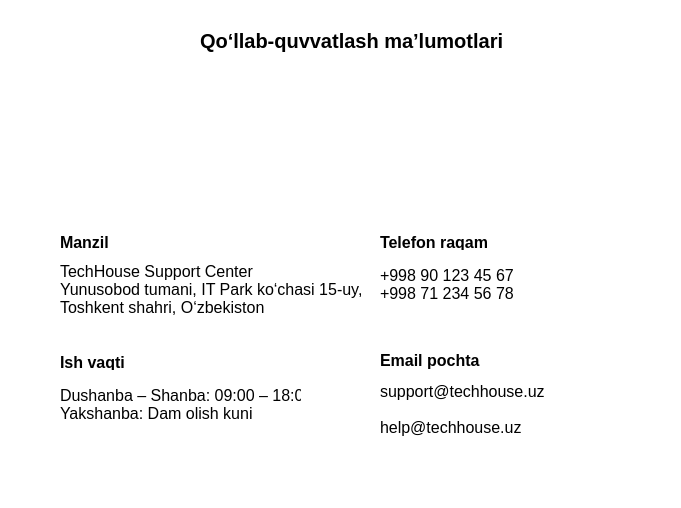
<?xml version="1.0" encoding="UTF-8"?>
<ui version="4.0">
 <class>MainWindow</class>
 <widget class="QMainWindow" name="MainWindow">
  <property name="geometry">
   <rect>
    <x>0</x>
    <y>0</y>
    <width>681</width>
    <height>508</height>
   </rect>
  </property>
  <property name="palette">
   <palette>
    <active>
     <colorrole role="WindowText">
      <brush brushstyle="SolidPattern">
       <color alpha="255">
        <red>0</red>
        <green>0</green>
        <blue>0</blue>
       </color>
      </brush>
     </colorrole>
     <colorrole role="Button">
      <brush brushstyle="SolidPattern">
       <color alpha="255">
        <red>255</red>
        <green>255</green>
        <blue>255</blue>
       </color>
      </brush>
     </colorrole>
     <colorrole role="Light">
      <brush brushstyle="SolidPattern">
       <color alpha="255">
        <red>255</red>
        <green>255</green>
        <blue>255</blue>
       </color>
      </brush>
     </colorrole>
     <colorrole role="Midlight">
      <brush brushstyle="SolidPattern">
       <color alpha="255">
        <red>255</red>
        <green>255</green>
        <blue>255</blue>
       </color>
      </brush>
     </colorrole>
     <colorrole role="Dark">
      <brush brushstyle="SolidPattern">
       <color alpha="255">
        <red>127</red>
        <green>127</green>
        <blue>127</blue>
       </color>
      </brush>
     </colorrole>
     <colorrole role="Mid">
      <brush brushstyle="SolidPattern">
       <color alpha="255">
        <red>170</red>
        <green>170</green>
        <blue>170</blue>
       </color>
      </brush>
     </colorrole>
     <colorrole role="Text">
      <brush brushstyle="SolidPattern">
       <color alpha="255">
        <red>0</red>
        <green>0</green>
        <blue>0</blue>
       </color>
      </brush>
     </colorrole>
     <colorrole role="BrightText">
      <brush brushstyle="SolidPattern">
       <color alpha="255">
        <red>255</red>
        <green>255</green>
        <blue>255</blue>
       </color>
      </brush>
     </colorrole>
     <colorrole role="ButtonText">
      <brush brushstyle="SolidPattern">
       <color alpha="255">
        <red>0</red>
        <green>0</green>
        <blue>0</blue>
       </color>
      </brush>
     </colorrole>
     <colorrole role="Base">
      <brush brushstyle="SolidPattern">
       <color alpha="255">
        <red>255</red>
        <green>255</green>
        <blue>255</blue>
       </color>
      </brush>
     </colorrole>
     <colorrole role="Window">
      <brush brushstyle="SolidPattern">
       <color alpha="255">
        <red>255</red>
        <green>255</green>
        <blue>255</blue>
       </color>
      </brush>
     </colorrole>
     <colorrole role="Shadow">
      <brush brushstyle="SolidPattern">
       <color alpha="255">
        <red>0</red>
        <green>0</green>
        <blue>0</blue>
       </color>
      </brush>
     </colorrole>
     <colorrole role="AlternateBase">
      <brush brushstyle="SolidPattern">
       <color alpha="255">
        <red>255</red>
        <green>255</green>
        <blue>255</blue>
       </color>
      </brush>
     </colorrole>
     <colorrole role="ToolTipBase">
      <brush brushstyle="SolidPattern">
       <color alpha="255">
        <red>255</red>
        <green>255</green>
        <blue>220</blue>
       </color>
      </brush>
     </colorrole>
     <colorrole role="ToolTipText">
      <brush brushstyle="SolidPattern">
       <color alpha="255">
        <red>0</red>
        <green>0</green>
        <blue>0</blue>
       </color>
      </brush>
     </colorrole>
     <colorrole role="PlaceholderText">
      <brush brushstyle="SolidPattern">
       <color alpha="127">
        <red>0</red>
        <green>0</green>
        <blue>0</blue>
       </color>
      </brush>
     </colorrole>
     <colorrole role="Accent">
      <brush brushstyle="SolidPattern">
       <color alpha="255">
        <red>255</red>
        <green>255</green>
        <blue>255</blue>
       </color>
      </brush>
     </colorrole>
    </active>
    <inactive>
     <colorrole role="WindowText">
      <brush brushstyle="SolidPattern">
       <color alpha="255">
        <red>0</red>
        <green>0</green>
        <blue>0</blue>
       </color>
      </brush>
     </colorrole>
     <colorrole role="Button">
      <brush brushstyle="SolidPattern">
       <color alpha="255">
        <red>255</red>
        <green>255</green>
        <blue>255</blue>
       </color>
      </brush>
     </colorrole>
     <colorrole role="Light">
      <brush brushstyle="SolidPattern">
       <color alpha="255">
        <red>255</red>
        <green>255</green>
        <blue>255</blue>
       </color>
      </brush>
     </colorrole>
     <colorrole role="Midlight">
      <brush brushstyle="SolidPattern">
       <color alpha="255">
        <red>255</red>
        <green>255</green>
        <blue>255</blue>
       </color>
      </brush>
     </colorrole>
     <colorrole role="Dark">
      <brush brushstyle="SolidPattern">
       <color alpha="255">
        <red>127</red>
        <green>127</green>
        <blue>127</blue>
       </color>
      </brush>
     </colorrole>
     <colorrole role="Mid">
      <brush brushstyle="SolidPattern">
       <color alpha="255">
        <red>170</red>
        <green>170</green>
        <blue>170</blue>
       </color>
      </brush>
     </colorrole>
     <colorrole role="Text">
      <brush brushstyle="SolidPattern">
       <color alpha="255">
        <red>0</red>
        <green>0</green>
        <blue>0</blue>
       </color>
      </brush>
     </colorrole>
     <colorrole role="BrightText">
      <brush brushstyle="SolidPattern">
       <color alpha="255">
        <red>255</red>
        <green>255</green>
        <blue>255</blue>
       </color>
      </brush>
     </colorrole>
     <colorrole role="ButtonText">
      <brush brushstyle="SolidPattern">
       <color alpha="255">
        <red>0</red>
        <green>0</green>
        <blue>0</blue>
       </color>
      </brush>
     </colorrole>
     <colorrole role="Base">
      <brush brushstyle="SolidPattern">
       <color alpha="255">
        <red>255</red>
        <green>255</green>
        <blue>255</blue>
       </color>
      </brush>
     </colorrole>
     <colorrole role="Window">
      <brush brushstyle="SolidPattern">
       <color alpha="255">
        <red>255</red>
        <green>255</green>
        <blue>255</blue>
       </color>
      </brush>
     </colorrole>
     <colorrole role="Shadow">
      <brush brushstyle="SolidPattern">
       <color alpha="255">
        <red>0</red>
        <green>0</green>
        <blue>0</blue>
       </color>
      </brush>
     </colorrole>
     <colorrole role="AlternateBase">
      <brush brushstyle="SolidPattern">
       <color alpha="255">
        <red>255</red>
        <green>255</green>
        <blue>255</blue>
       </color>
      </brush>
     </colorrole>
     <colorrole role="ToolTipBase">
      <brush brushstyle="SolidPattern">
       <color alpha="255">
        <red>255</red>
        <green>255</green>
        <blue>220</blue>
       </color>
      </brush>
     </colorrole>
     <colorrole role="ToolTipText">
      <brush brushstyle="SolidPattern">
       <color alpha="255">
        <red>0</red>
        <green>0</green>
        <blue>0</blue>
       </color>
      </brush>
     </colorrole>
     <colorrole role="PlaceholderText">
      <brush brushstyle="SolidPattern">
       <color alpha="127">
        <red>0</red>
        <green>0</green>
        <blue>0</blue>
       </color>
      </brush>
     </colorrole>
     <colorrole role="Accent">
      <brush brushstyle="SolidPattern">
       <color alpha="255">
        <red>255</red>
        <green>255</green>
        <blue>255</blue>
       </color>
      </brush>
     </colorrole>
    </inactive>
    <disabled>
     <colorrole role="WindowText">
      <brush brushstyle="SolidPattern">
       <color alpha="255">
        <red>127</red>
        <green>127</green>
        <blue>127</blue>
       </color>
      </brush>
     </colorrole>
     <colorrole role="Button">
      <brush brushstyle="SolidPattern">
       <color alpha="255">
        <red>255</red>
        <green>255</green>
        <blue>255</blue>
       </color>
      </brush>
     </colorrole>
     <colorrole role="Light">
      <brush brushstyle="SolidPattern">
       <color alpha="255">
        <red>255</red>
        <green>255</green>
        <blue>255</blue>
       </color>
      </brush>
     </colorrole>
     <colorrole role="Midlight">
      <brush brushstyle="SolidPattern">
       <color alpha="255">
        <red>255</red>
        <green>255</green>
        <blue>255</blue>
       </color>
      </brush>
     </colorrole>
     <colorrole role="Dark">
      <brush brushstyle="SolidPattern">
       <color alpha="255">
        <red>127</red>
        <green>127</green>
        <blue>127</blue>
       </color>
      </brush>
     </colorrole>
     <colorrole role="Mid">
      <brush brushstyle="SolidPattern">
       <color alpha="255">
        <red>170</red>
        <green>170</green>
        <blue>170</blue>
       </color>
      </brush>
     </colorrole>
     <colorrole role="Text">
      <brush brushstyle="SolidPattern">
       <color alpha="255">
        <red>127</red>
        <green>127</green>
        <blue>127</blue>
       </color>
      </brush>
     </colorrole>
     <colorrole role="BrightText">
      <brush brushstyle="SolidPattern">
       <color alpha="255">
        <red>255</red>
        <green>255</green>
        <blue>255</blue>
       </color>
      </brush>
     </colorrole>
     <colorrole role="ButtonText">
      <brush brushstyle="SolidPattern">
       <color alpha="255">
        <red>127</red>
        <green>127</green>
        <blue>127</blue>
       </color>
      </brush>
     </colorrole>
     <colorrole role="Base">
      <brush brushstyle="SolidPattern">
       <color alpha="255">
        <red>255</red>
        <green>255</green>
        <blue>255</blue>
       </color>
      </brush>
     </colorrole>
     <colorrole role="Window">
      <brush brushstyle="SolidPattern">
       <color alpha="255">
        <red>255</red>
        <green>255</green>
        <blue>255</blue>
       </color>
      </brush>
     </colorrole>
     <colorrole role="Shadow">
      <brush brushstyle="SolidPattern">
       <color alpha="255">
        <red>0</red>
        <green>0</green>
        <blue>0</blue>
       </color>
      </brush>
     </colorrole>
     <colorrole role="AlternateBase">
      <brush brushstyle="SolidPattern">
       <color alpha="255">
        <red>255</red>
        <green>255</green>
        <blue>255</blue>
       </color>
      </brush>
     </colorrole>
     <colorrole role="ToolTipBase">
      <brush brushstyle="SolidPattern">
       <color alpha="255">
        <red>255</red>
        <green>255</green>
        <blue>220</blue>
       </color>
      </brush>
     </colorrole>
     <colorrole role="ToolTipText">
      <brush brushstyle="SolidPattern">
       <color alpha="255">
        <red>0</red>
        <green>0</green>
        <blue>0</blue>
       </color>
      </brush>
     </colorrole>
     <colorrole role="PlaceholderText">
      <brush brushstyle="SolidPattern">
       <color alpha="127">
        <red>127</red>
        <green>127</green>
        <blue>127</blue>
       </color>
      </brush>
     </colorrole>
     <colorrole role="Accent">
      <brush brushstyle="SolidPattern">
       <color alpha="255">
        <red>255</red>
        <green>255</green>
        <blue>255</blue>
       </color>
      </brush>
     </colorrole>
    </disabled>
   </palette>
  </property>
  <property name="windowTitle">
   <string>MainWindow</string>
  </property>
  <widget class="QWidget" name="centralwidget">
   <widget class="QLabel" name="label">
    <property name="geometry">
     <rect>
      <x>60</x>
      <y>254</y>
      <width>301</width>
      <height>71</height>
     </rect>
    </property>
    <property name="font">
     <font>
      <pointsize>12</pointsize>
     </font>
    </property>
    <property name="text">
     <string>TechHouse Support Center
Yunusobod tumani, IT Park ko‘chasi 15-uy,
Toshkent shahri, O‘zbekiston</string>
    </property>
   </widget>
   <widget class="QLabel" name="label_2">
    <property name="geometry">
     <rect>
      <x>380</x>
      <y>264</y>
      <width>151</width>
      <height>41</height>
     </rect>
    </property>
    <property name="font">
     <font>
      <pointsize>12</pointsize>
     </font>
    </property>
    <property name="text">
     <string>+998 90 123 45 67
+998 71 234 56 78</string>
    </property>
   </widget>
   <widget class="QLabel" name="label_3">
    <property name="geometry">
     <rect>
      <x>380</x>
      <y>374</y>
      <width>171</width>
      <height>71</height>
     </rect>
    </property>
    <property name="font">
     <font>
      <pointsize>12</pointsize>
     </font>
    </property>
    <property name="text">
     <string>support@techhouse.uz

help@techhouse.uz</string>
    </property>
   </widget>
   <widget class="QLabel" name="label_4">
    <property name="geometry">
     <rect>
      <x>60</x>
      <y>384</y>
      <width>241</width>
      <height>41</height>
     </rect>
    </property>
    <property name="font">
     <font>
      <pointsize>12</pointsize>
     </font>
    </property>
    <property name="text">
     <string>Dushanba – Shanba: 09:00 – 18:00
Yakshanba: Dam olish kuni</string>
    </property>
   </widget>
   <widget class="QLabel" name="label_5">
    <property name="geometry">
     <rect>
      <x>120</x>
      <y>74</y>
      <width>441</width>
      <height>121</height>
     </rect>
    </property>
    <property name="lineWidth">
     <number>0</number>
    </property>
    <property name="text">
     <string/>
    </property>
    <property name="pixmap">
     <pixmap>assets/logo.png</pixmap>
    </property>
   </widget>
   <widget class="QLabel" name="label_6">
    <property name="geometry">
     <rect>
      <x>60</x>
      <y>234</y>
      <width>49</width>
      <height>16</height>
     </rect>
    </property>
    <property name="font">
     <font>
      <pointsize>12</pointsize>
      <bold>true</bold>
     </font>
    </property>
    <property name="text">
     <string>Manzil</string>
    </property>
   </widget>
   <widget class="QLabel" name="label_7">
    <property name="geometry">
     <rect>
      <x>380</x>
      <y>234</y>
      <width>121</width>
      <height>16</height>
     </rect>
    </property>
    <property name="font">
     <font>
      <pointsize>12</pointsize>
      <bold>true</bold>
     </font>
    </property>
    <property name="text">
     <string>Telefon raqam</string>
    </property>
   </widget>
   <widget class="QLabel" name="label_8">
    <property name="geometry">
     <rect>
      <x>60</x>
      <y>354</y>
      <width>91</width>
      <height>16</height>
     </rect>
    </property>
    <property name="font">
     <font>
      <pointsize>12</pointsize>
      <bold>true</bold>
     </font>
    </property>
    <property name="text">
     <string>Ish vaqti</string>
    </property>
   </widget>
   <widget class="QLabel" name="label_9">
    <property name="geometry">
     <rect>
      <x>380</x>
      <y>350</y>
      <width>111</width>
      <height>20</height>
     </rect>
    </property>
    <property name="font">
     <font>
      <pointsize>12</pointsize>
      <bold>true</bold>
     </font>
    </property>
    <property name="text">
     <string>Email pochta</string>
    </property>
   </widget>
   <widget class="QLabel" name="label_10">
    <property name="geometry">
     <rect>
      <x>200</x>
      <y>10</y>
      <width>311</width>
      <height>61</height>
     </rect>
    </property>
    <property name="font">
     <font>
      <pointsize>15</pointsize>
      <bold>true</bold>
     </font>
    </property>
    <property name="text">
     <string>Qo‘llab-quvvatlash ma’lumotlari</string>
    </property>
   </widget>
  </widget>
 </widget>
 <resources/>
 <connections/>
</ui>
